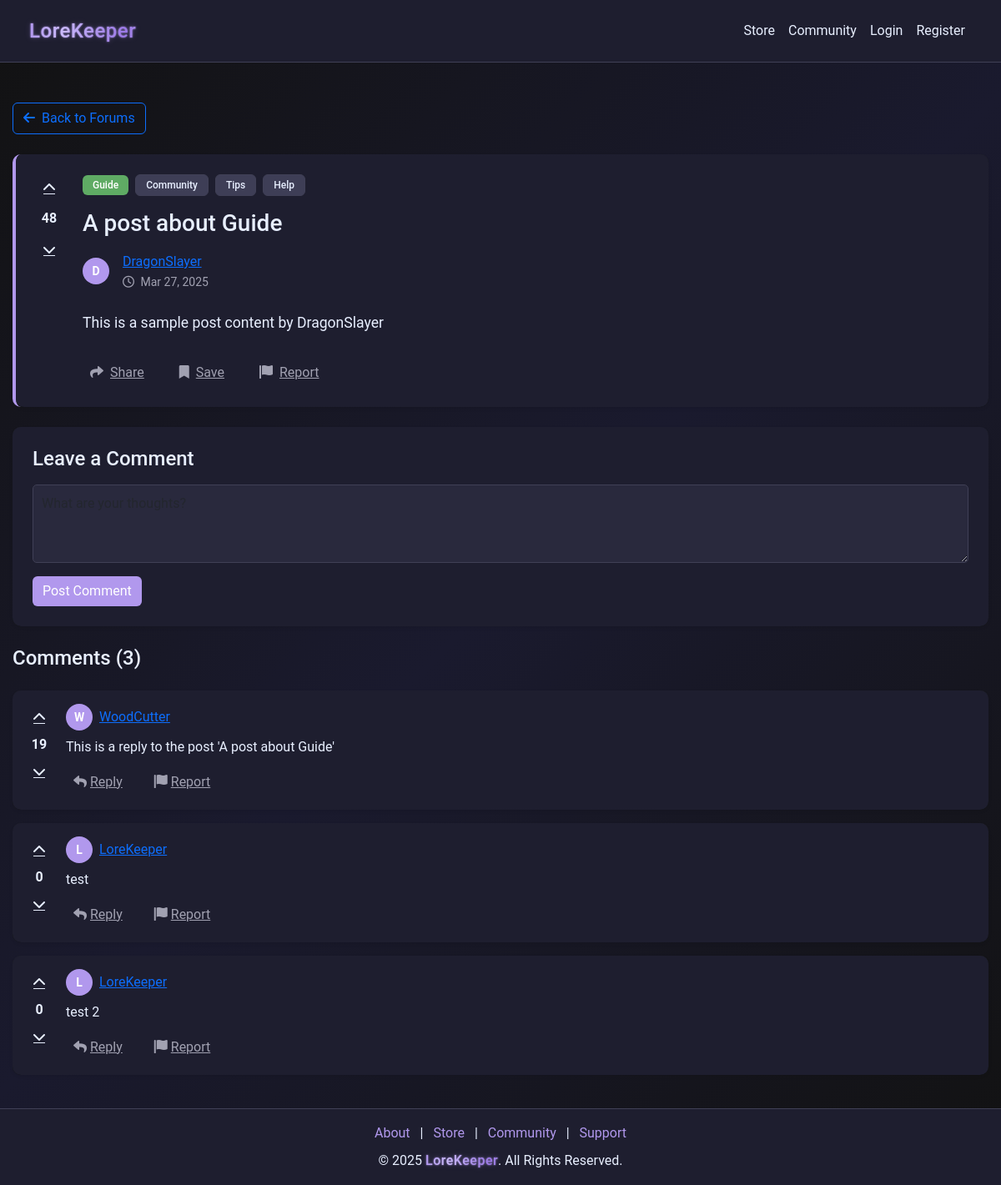
The page /taverns/post/1 on the database its author committed.
### models.py (models this page shows)
class CommunityPost(db.Model):
    __tablename__ = "community_posts"
    id = db.Column(db.Integer, primary_key=True)
    creator_id = db.Column(
        db.Integer, db.ForeignKey("users.id"), nullable=False, index=True
    )
    title = db.Column(db.String(255), nullable=False)
    content = db.Column(db.Text, nullable=False)
    category = db.Column(db.String(255), nullable=False)
    parent_id = db.Column(
        db.Integer, db.ForeignKey("community_posts.id"), nullable=True
    )
    tags = db.Column(db.String(255))
    upvotes = db.Column(db.Integer, default=0)
    downvotes = db.Column(db.Integer, default=0)
    created_at = db.Column(db.DateTime, default=datetime.utcnow)
    replies = db.relationship(
        "CommunityReply", back_populates="post", lazy=True, cascade="all, delete-orphan"
    )
    creator = db.relationship("User", back_populates="community_posts")

class User(db.Model):
    __tablename__ = "users"
    id = db.Column(db.Integer, primary_key=True)
    username = db.Column(db.String(64), nullable=False, index=True)
    email = db.Column(db.String(128), unique=True, nullable=False, index=True)
    password = db.Column(db.String(128), nullable=False)
    bio = db.Column(db.String(256), default="")
    privilege_id = db.Column(db.Integer, db.ForeignKey("privileges.id"), default=1)
    created_at = db.Column(db.DateTime, default=datetime.utcnow)
    status = db.Column(db.String(64), default="Active", index=True)
    balance = db.Column(db.Integer, default=0)
    pending_balance = db.Column(db.Integer, default=0)
    purchases = db.relationship(
        "Purchase", back_populates="user", lazy=True, cascade="all, delete-orphan"
    )
    subscription = db.relationship(
        "Subscription", back_populates="user", lazy=True, cascade="all, delete-orphan"
    )
    received_transactions = db.relationship(
        "Receipt", foreign_keys="Receipt.receiver_id", back_populates="receiver"
    )
    tickets = db.relationship("SupportTicket", back_populates="user")
    responses = db.relationship("SupportTicketResponse", back_populates="responder")
    balance_logs = db.relationship("TransactionLog", back_populates="user")
    game_states = db.relationship("GameState", back_populates="user")
    grindstone_items = db.relationship("GrindStoneItem", back_populates="user")
    community_posts = db.relationship("CommunityPost", back_populates="creator")
    community_replies = db.relationship("CommunityReply", back_populates="creator")

class CommunityReply(db.Model):
    __tablename__ = "community_replys"
    id = db.Column(db.Integer, primary_key=True)
    creator_id = db.Column(
        db.Integer, db.ForeignKey("users.id"), nullable=False, index=True
    )
    post_id = db.Column(
        db.Integer, db.ForeignKey("community_posts.id"), nullable=False, index=True
    )
    content = db.Column(db.Text, nullable=False)
    upvotes = db.Column(db.Integer, default=0)
    downvotes = db.Column(db.Integer, default=0)
    created_at = db.Column(db.DateTime, default=datetime.utcnow)
    post = db.relationship("CommunityPost", back_populates="replies")
    creator = db.relationship("User", back_populates="community_replies")

### routes/route_taverns.py (the view)
@taverns_bp.route("/post/<int:post_id>")
def view_post(post_id):
    try:
        post = CommunityPost.query.get_or_404(post_id)
        creator = User.query.get(post.creator_id)
        post.creator_username = creator.username if creator else "Unknown User"
        comments = (
            db.session.query(CommunityReply, User.username)
            .join(User, CommunityReply.creator_id == User.id)
            .filter(CommunityReply.post_id == post_id)
            .all()
        )
        formatted_comments = []
        for comment, username in comments:
            comment_dict = {
                "id": comment.id,
                "content": comment.content,
                "user_id": comment.creator_id,
                "username": username,
                "upvotes": comment.upvotes,
                "downvotes": comment.downvotes,
                "created_at": comment.created_at,
            }
            formatted_comments.append(comment_dict)
        return render_template(
            "taverns/taverns_view_post.html",
            post=post,
            comments=formatted_comments,
        )
    except Exception as e:
        print(f"Error in view_post: {e}")
        raise 500

### templates/taverns/taverns_view_post.html (shortened to what this page needs)
{% extends "nav_footer_template.html" %}
{% block content %}
<div class="content-wrapper">
    <div class="container py-4">
        <div class="mb-4">
            <a href="/taverns" class="btn btn-outline-primary">
                <i class="fas fa-arrow-left me-2"></i>Back to Forums
            </a>
        </div>
        <div class="card bg-dark border-0 shadow-sm mb-4 post-main-card">
            <div class="card-body p-4">
                <div class="d-flex align-items-start">
                    <div class="vote-controls me-4 d-flex flex-column align-items-center">
                        <button class="btn btn-link text-light p-1 vote-btn" title="Upvote">
                            <i class="fas fa-chevron-up"></i>
                        </button>
                        <div class="vote-count fw-bold my-2">{{ post.upvotes - post.downvotes }}</div>
                        <button class="btn btn-link text-light p-1 vote-btn" title="Downvote">
                            <i class="fas fa-chevron-down"></i>
                        </button>
                    </div>
                    <div class="flex-grow-1">
                        <div class="d-flex align-items-center mb-3">
                            <span class="badge bg-success me-2">{{ post.category }}</span>
                            {% for tag in post.tags.split(",") %}
                            <span class="badge bg-secondary me-2">{{ tag.capitalize() }}</span>
                            {% endfor %}
                        </div>
                        <h1 class="h3 mb-3">{{ post.title }}</h1>
                        <div class="d-flex align-items-center mb-4">
                            <div class="avatar-circle-sm me-3">
                                <span class="avatar-initials">{{ post.creator_username[0]|upper }}</span>
                            </div>
                            <div>
                                <a href="/user/{{ post.creator_id }}" class="text-primary post-author">{{ post.creator_username }}</a>
                                <div class="text-muted small">
                                    <i class="far fa-clock me-1"></i>
                                    <span class="post-date">{{ post.created_at|format_date }}</span>
                                </div>
                            </div>
                        </div>
                        <div class="post-content mb-4">
                            {{ post.content|safe }}
                        </div>
                        <div class="post-actions d-flex align-items-center">
                            <button class="btn btn-link text-muted p-0 me-4 post-action-btn">
                                <i class="fas fa-share me-2"></i>Share
                            </button>
                            <button class="btn btn-link text-muted p-0 me-4 post-action-btn">
                                <i class="fas fa-bookmark me-2"></i>Save
                            </button>
                            <button class="btn btn-link text-muted p-0 post-action-btn">
                                <i class="fas fa-flag me-2"></i>Report
                            </button>
                        </div>
                    </div>
                </div>
            </div>
        </div>
        <div class="comments-section">
            <div class="card bg-dark border-0 shadow-sm mb-4">
                <div class="card-body p-4">
                    <h4 class="mb-3">Leave a Comment</h4>
                    <form id="commentForm" method="POST" action="/taverns/api/post/{{ post.id }}/reply">
                        <div class="mb-3">
                            <textarea class="form-control bg-dark text-light" name="comment" rows="3" placeholder="What are your thoughts?"></textarea>
                        </div>
                        <button type="submit" class="btn btn-primary">Post Comment</button>
                    </form>
                </div>
            </div>
            <h4 class="mb-4">Comments ({{ comments|length }})</h4>
            {% for comment in comments %}
            <div class="card bg-dark border-0 shadow-sm mb-3 comment-card">
                <div class="card-body p-3">
                    <div class="d-flex">
                        <div class="vote-controls me-3 d-flex flex-column align-items-center">
                            <button class="btn btn-link text-light p-1 vote-btn" title="Upvote">
                                <i class="fas fa-chevron-up"></i>
                            </button>
                            <div class="vote-count fw-bold my-1">{{ comment.upvotes - comment.downvotes }}</div>
                            <button class="btn btn-link text-light p-1 vote-btn" title="Downvote">
                                <i class="fas fa-chevron-down"></i>
                            </button>
                        </div>
                        <div class="flex-grow-1">
                            <div class="d-flex align-items-center mb-2">
                                <div class="avatar-circle-sm me-2">
                                    <span class="avatar-initials">{{ comment.username[0]|upper }}</span>
                                </div>
                                <div>
                                    <a href="/user/{{ comment.user_id }}" class="text-primary post-author">{{ comment.username }}</a>
                                </div>
                            </div>
                            <div class="comment-content mb-2">
                                {{ comment.content }}
                            </div>
                            <div class="comment-actions">
                                <button class="btn btn-link text-muted p-0 me-3 post-action-btn">
                                    <i class="fas fa-reply me-1"></i>Reply
                                </button>
                                <button class="btn btn-link text-muted p-0 post-action-btn">
                                    <i class="fas fa-flag me-1"></i>Report
                                </button>
                            </div>
                        </div>
                    </div>
                </div>
            </div>
            {% endfor %}
        </div>
    </div>
</div>
{% endblock %}

### rows shown on the page
CommunityPost: post.upvotes-post.downvotes "48", category "Guide", title "A post about Guide", created_at "Mar 27, 2025", content "This is a sample post content by DragonSlayer"
User: creator_username "DragonSlayer"
CommunityReply: comment.upvotes-comment.downvotes "19", username "W", username "WoodCutter", content "This is a reply to the post 'A post about Guide'"
CommunityReply: upvotes "0", username "L", username "LoreKeeper", content "test"
CommunityReply: upvotes "0", username "L", username "LoreKeeper", content "test 2"

### other values the page prints
{{ tag.capitalize() }} "Community" "Tips" "Help"
{{ post.creator_username[0]|upper }} "D"
{{ comments|length }} "3"
